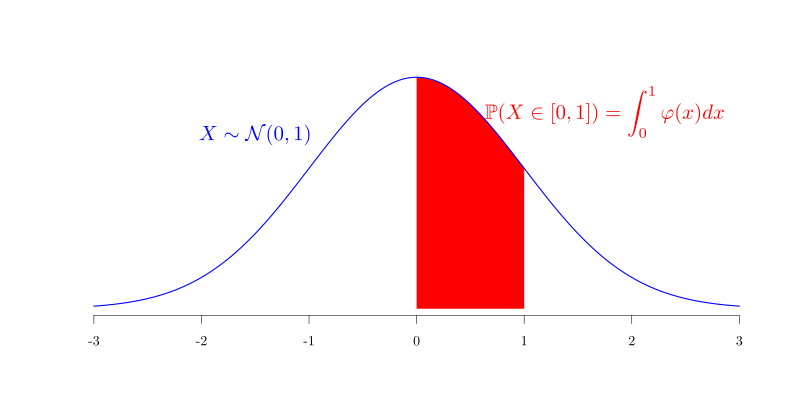

Write the R code that produced this figure.

# Turn on R package tikzDevice
library("tikzDevice")
options(tikzMetricPackages = c(
    "\\usepackage[utf8]{inputenc}",
    "\\usepackage[T1]{fontenc}",
    "\\usetikzlibrary{calc}",
    "\\usepackage{amssymb}"
))
# Set up a tikz device
tikz("normal-dist.tex", width = 8, height = 4,
    standAlone = TRUE,
    packages = c(
        "\\usepackage{tikz}",
        "\\usepackage[active,tightpage,psfixbb]{preview}",
        "\\PreviewEnvironment{pgfpicture}",
        "\\setlength\\PreviewBorder{0pt}",
        "\\usepackage{amssymb}"
    )
)
# Draw a normal curve
u = seq(-3, 3, by = 0.01)
plot(u, dnorm(u), type="l", axes = FALSE, xlab = "", ylab = "", col = "white")
axis(1)
I = which((u>=0) & (u<=1))
polygon(
    c(u[I], rev(u[I])),
    c(dnorm(u)[I], rep(0,length(I))),
    col="red", border=NA
)
lines(u, dnorm(u), lwd = 2, col = "blue")
# Add text
text(-1.5, dnorm(-1.5) + 0.17,
    "$\\textcolor{blue}{X\\sim\\mathcal{N}(0,1)}$",
    cex = 1.5
)
text(1.75, dnorm(1.75) + .25,
    "$\\textcolor{red}{\\mathbb{P}(X\\in[0,1])=\\displaystyle{\\int_0^1 \\varphi(x)dx}}$",
    cex = 1.5
)
# Turn off device
dev.off()
